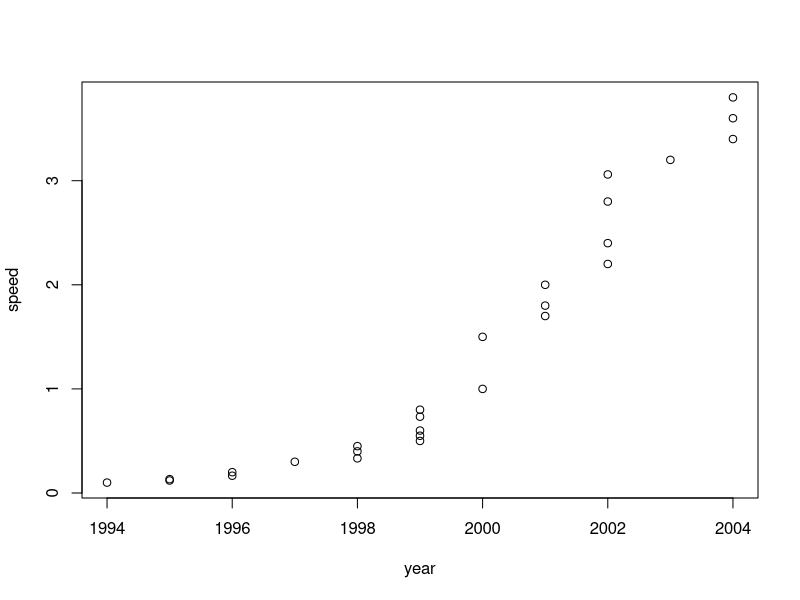
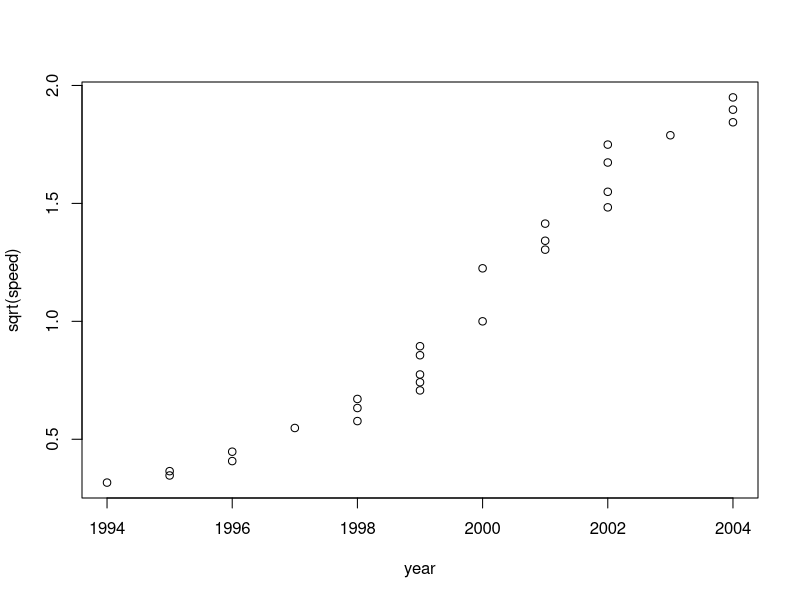
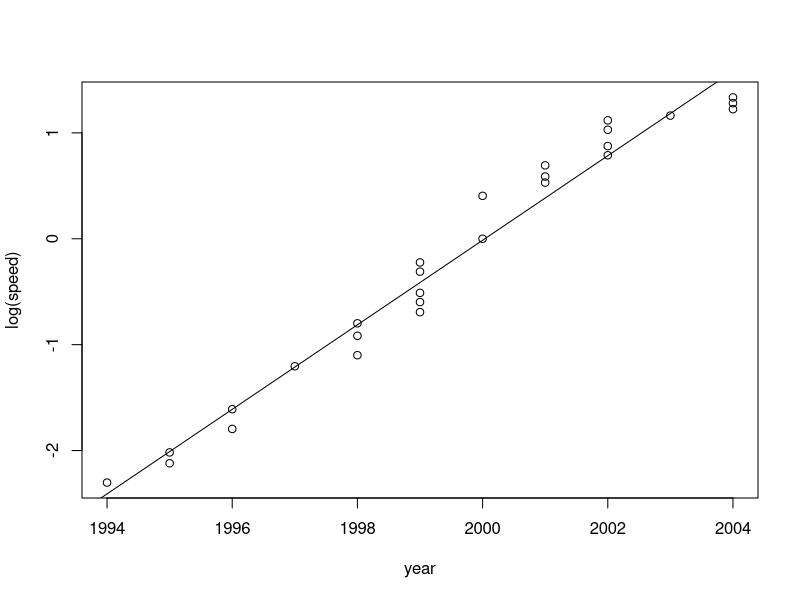
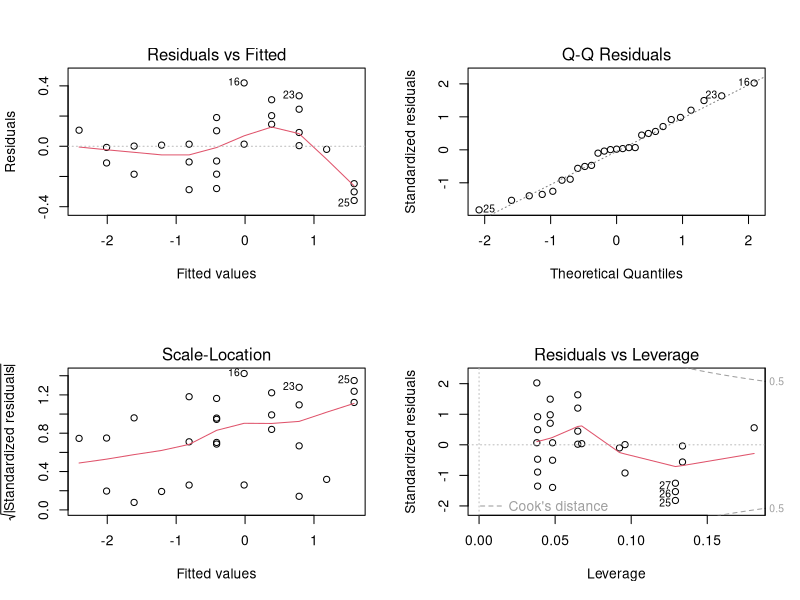

Reproduce these figures in R, in order.
CPUspeed <- read.table("Rx-data/CPUspeed.txt", header = TRUE)
names(CPUspeed)
attach(CPUspeed)

# consider transformation /
# identify outliers and influential points
par(mfrow = c(1, 1))
plot(year, speed)
plot(year, sqrt(speed))


# log(speed)~year
plot(year, log(speed))
L <- lm(log(speed) ~ year)
abline(L)
summary(L)
par(mfrow = c(2, 2))
plot(L)


#variable selection
#Backward elimination : all predictors -> remove (with highest p-value/aic/...
?drop1
#Forward elimination : no predictors -> add (with lowest p-value/aic/...
?add1
#stepwise : combination
?step



#============================================================
data(swiss)
head(swiss) #2^6 (2 to the 6) models are possible
names(swiss)
attach(swiss)
swiss_model <- lm(Fertility~1)
add1(swiss_model, .~Agriculture + Examination + Education + Catholic + Infant.Mortality)
